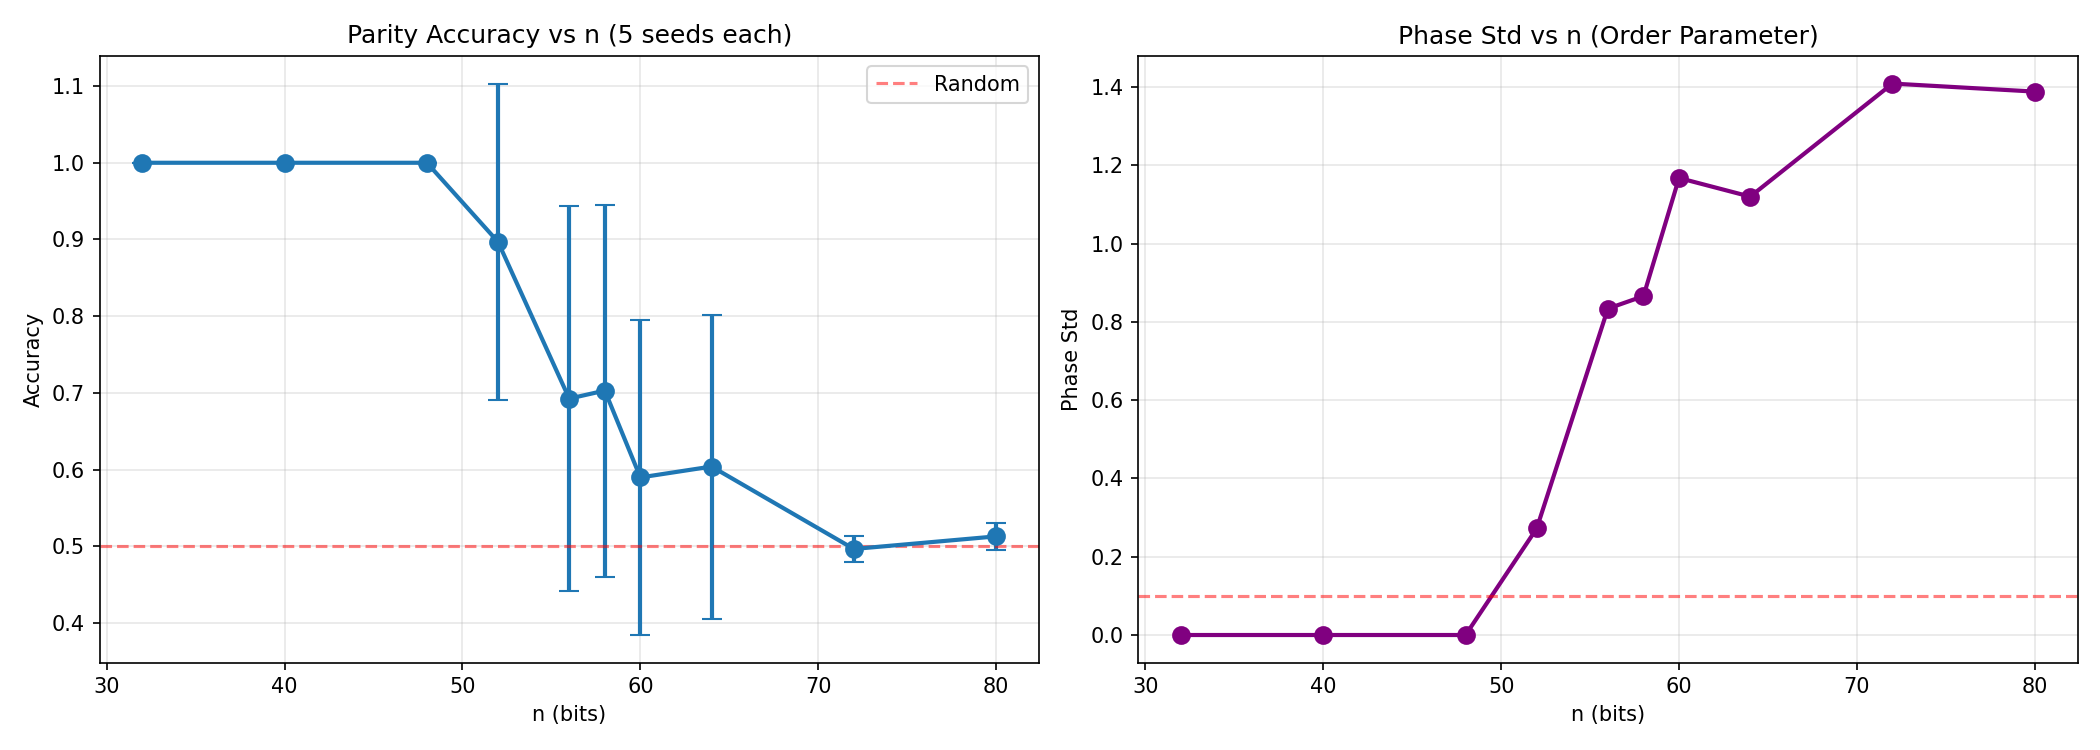

Write Python code to recreate this figure.
"""
Refined Phase Transition Scan - Multiple Seeds
"""

import math
import torch
import torch.nn as nn
import numpy as np
import matplotlib
matplotlib.use('Agg')
import matplotlib.pyplot as plt
import json

def get_lambda(epoch):
    if epoch < 20:
        return 0.0
    if epoch < 50:
        return 0.1
    if epoch < 100:
        return 0.3
    return 0.1


def generate_parity_dataset(n_bits, n_samples=2000):
    X = torch.randint(0, 2, (n_samples, n_bits)).float()
    y = X.sum(dim=1) % 2
    return X.float(), y.float()


class HolonomyChainBundle(nn.Module):
    def __init__(self, n_bits):
        super().__init__()
        self.n_bits = n_bits
        self.bit_phases = nn.Parameter(
            torch.ones(n_bits) * math.pi + torch.randn(n_bits) * 0.1
        )
        self.phi_0 = nn.Parameter(torch.tensor(0.0))
        self.A = nn.Parameter(torch.ones(n_bits) * math.pi)
    
    def forward(self, inputs):
        batch_size = inputs.shape[0]
        phi = self.phi_0.expand(batch_size)
        for i in range(self.n_bits):
            phi = phi + inputs[:, i] * self.bit_phases[i]
        output = (1.0 - torch.cos(phi)) / 2.0
        return output
    
    def compute_holonomy_loss(self):
        R_actual = torch.exp(1j * self.bit_phases)
        R_predicted = torch.exp(1j * self.A)
        return torch.mean(torch.abs(R_actual - R_predicted).pow(2))


def train_and_evaluate(n_bits, n_samples=2000, epochs=400, seed=42):
    torch.manual_seed(seed)
    np.random.seed(seed)
    
    X, y = generate_parity_dataset(n_bits, n_samples)
    
    model = HolonomyChainBundle(n_bits)
    optimizer = torch.optim.Adam(model.parameters(), lr=0.1)
    
    for epoch in range(epochs):
        optimizer.zero_grad()
        outputs = model(X)
        bce = nn.functional.binary_cross_entropy(outputs, y)
        hol_loss = model.compute_holonomy_loss()
        lam = get_lambda(epoch) * 2.0
        loss = bce + lam * hol_loss
        loss.backward()
        optimizer.step()
    
    with torch.no_grad():
        outputs = model(X)
        accuracy = ((outputs > 0.5) == y).float().mean().item()
        phase_std = model.bit_phases.std().item()
    
    return accuracy, phase_std


def main():
    n_values = [32, 40, 48, 52, 56, 58, 60, 64, 72, 80]
    n_seeds = 5
    n_samples = 2000
    epochs = 400
    
    results = []
    
    for n in n_values:
        accs = []
        stds = []
        for seed in range(n_seeds):
            acc, std = train_and_evaluate(n, n_samples, epochs, seed)
            accs.append(acc)
            stds.append(std)
            print(f"n={n}, seed={seed}: acc={acc:.4f}, std={std:.4f}")
        
        results.append({
            'n': n,
            'mean_accuracy': np.mean(accs),
            'std_accuracy': np.std(accs),
            'mean_phase_std': np.mean(stds),
            'all_accuracies': accs,
            'all_phase_stds': stds
        })
    
    print("\n" + "="*60)
    print("REFINED RESULTS (5 seeds each)")
    print("="*60)
    
    print("\n| n   | Mean Acc | Std Acc | Mean Phase Std |")
    print("|-----|----------|---------|----------------|")
    for r in results:
        print(f"| {r['n']:3d} | {r['mean_accuracy']:8.4f} | {r['std_accuracy']:6.4f} | {r['mean_phase_std']:14.4f} |")
    
    # Save results
    with open('refined_transition_results.json', 'w') as f:
        json.dump(results, f, indent=2)
    
    # Plot
    n_array = np.array([r['n'] for r in results])
    acc_array = np.array([r['mean_accuracy'] for r in results])
    std_array = np.array([r['mean_phase_std'] for r in results])
    
    fig, (ax1, ax2) = plt.subplots(1, 2, figsize=(14, 5))
    
    ax1.errorbar(n_array, acc_array, yerr=[r['std_accuracy'] for r in results], 
                 fmt='o-', capsize=5, linewidth=2, markersize=8)
    ax1.axhline(y=0.5, color='r', linestyle='--', alpha=0.5, label='Random')
    ax1.set_xlabel('n (bits)')
    ax1.set_ylabel('Accuracy')
    ax1.set_title('Parity Accuracy vs n (5 seeds each)')
    ax1.legend()
    ax1.grid(True, alpha=0.3)
    
    ax2.plot(n_array, std_array, 'purple', marker='o', linewidth=2, markersize=8)
    ax2.axhline(y=0.1, color='r', linestyle='--', alpha=0.5)
    ax2.set_xlabel('n (bits)')
    ax2.set_ylabel('Phase Std')
    ax2.set_title('Phase Std vs n (Order Parameter)')
    ax2.grid(True, alpha=0.3)
    
    plt.tight_layout()
    plt.savefig('refined_transition.png', dpi=150)
    print("\nSaved plot to refined_transition.png")
    plt.close()
    
    return results


if __name__ == "__main__":
    results = main()
